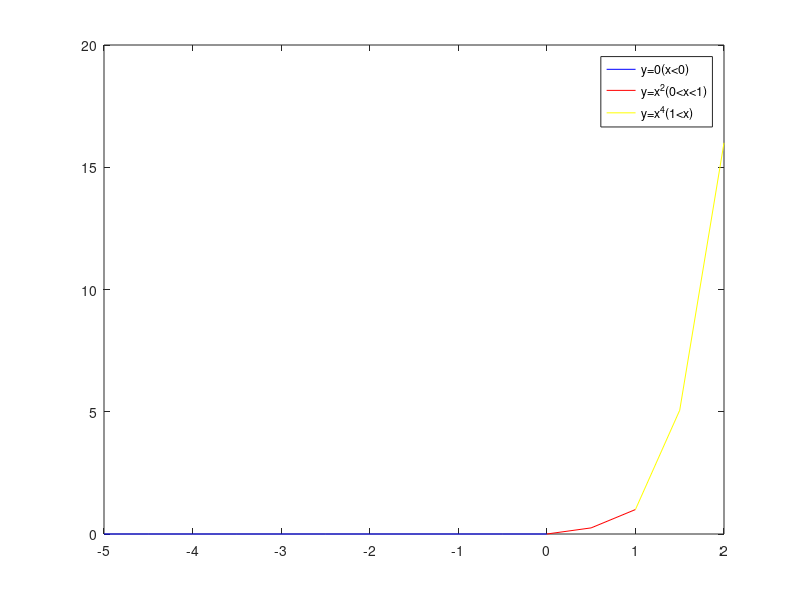

Reproduce this figure in MATLAB.
x=-5:0.5:0;
z=0:0.5:1;
v=1:0.5:2;
y= 0.*x;
g= z.^2;
b= v.^4;
plot(x,y,'b;y=0(x<0);',z,g,'r;y=x^2(0<x<1);',v,b,'y;y=x^4(1<x);');